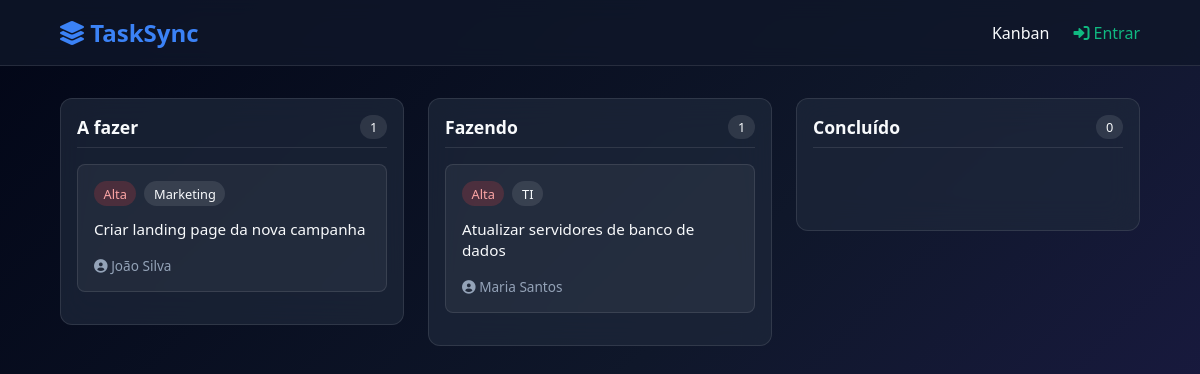
The page / on the database its author committed.
### tables this page shows
CREATE TABLE tarefas (
    id INT AUTO_INCREMENT PRIMARY KEY,
    usuario_id INT NOT NULL,
    descricao TEXT NOT NULL,
    setor VARCHAR(50) NOT NULL,
    prioridade ENUM('baixa', 'média', 'alta') NOT NULL,
    data_cadastro DATETIME DEFAULT CURRENT_TIMESTAMP,
    status ENUM('a fazer', 'fazendo', 'concluído') DEFAULT 'a fazer',
    FOREIGN KEY (usuario_id) REFERENCES usuarios(id) ON DELETE CASCADE
);

CREATE TABLE usuarios (
    id INT AUTO_INCREMENT PRIMARY KEY,
    nome VARCHAR(100) NOT NULL,
    email VARCHAR(100) NOT NULL UNIQUE,
    senha VARCHAR(255) NOT NULL,
    perfil ENUM('admin', 'comum') DEFAULT 'comum',
    data_cadastro DATETIME DEFAULT CURRENT_TIMESTAMP
);

### index.php (the view, shortened to what this page needs)
<?php
require 'config.php';
$isLoggedIn = isset($_SESSION['usuario_id']);
$userId = $isLoggedIn ? $_SESSION['usuario_id'] : null;
$isAdmin = $isLoggedIn && ($_SESSION['usuario_perfil'] === 'admin');
$stmt = $pdo->query("
    SELECT t.*, u.nome as usuario_nome
    FROM tarefas t
    JOIN usuarios u ON t.usuario_id = u.id
    ORDER BY t.prioridade DESC, t.data_cadastro DESC
");
$tarefas = $stmt->fetchAll(PDO::FETCH_ASSOC);
$colunas = ['a fazer' => [], 'fazendo' => [], 'concluído' => []];
foreach ($tarefas as $t) {
    if(isset($colunas[$t['status']])) {
        $colunas[$t['status']][] = $t;
    }
}
?>
<!DOCTYPE html>
<html lang="pt-BR">
<head>
    <link rel="stylesheet" href="css/style.css">
    <link href="https://cdnjs.cloudflare.com/ajax/libs/font-awesome/6.0.0/css/all.min.css" rel="stylesheet">
</head>
<body>
    <nav class="glass-nav">
        <div class="logo"><i class="fas fa-layer-group"></i> TaskSync</div>
        <ul>
            <li><a href="index.php" class="active">Kanban</a></li>
            <?php if ($isLoggedIn): ?>
                <?php if ($isAdmin): ?>
                <li><a href="usuarios.php">Usuários</a></li>
                <?php endif; ?>
                <li><a href="tarefas.php">Tarefas</a></li>
                <li><a href="logout.php" style="color: #ef4444;"><i class="fas fa-sign-out-alt"></i> Sair</a></li>
            <?php else: ?>
                <li><a href="login.php" style="color: #10b981;"><i class="fas fa-sign-in-alt"></i> Entrar</a></li>
            <?php endif; ?>
        </ul>
    </nav>
    <main class="board-container">
        <?php foreach (['a fazer', 'fazendo', 'concluído'] as $status): ?>
            <div class="column glass" ondragover="allowDrop(event)" ondrop="drop(event, '<?= $status ?>')">
                <div class="column-header">
                    <h2><?= ucfirst($status) ?></h2>
                    <span class="badge"><?= count($colunas[$status]) ?></span>
                </div>
                <div class="cards-list" id="lista-<?= str_replace(' ', '', $status) ?>">
                    <?php foreach ($colunas[$status] as $tarefa): ?>
                        <?php
                        $podeEditar = $isLoggedIn && ($isAdmin || $userId == $tarefa['usuario_id']);
                        ?>
                        <div class="card glass-card <?= $podeEditar ? '' : 'disabled-drag' ?>" <?= $podeEditar ? 'draggable="true" ondragstart="drag(event, ' . $tarefa['id'] . ')"' : '' ?> id="task-<?= $tarefa['id'] ?>">
                            <div class="card-badges">
                                <span class="badge prioridade-<?= $tarefa['prioridade'] ?>"><?= ucfirst($tarefa['prioridade']) ?></span>
                                <span class="badge setor"><?= htmlspecialchars($tarefa['setor']) ?></span>
                            </div>
                            <p class="descricao"><?= htmlspecialchars($tarefa['descricao']) ?></p>
                            <div class="card-footer">
                                <div class="user-info">
                                    <i class="fas fa-user-circle"></i> <?= htmlspecialchars($tarefa['usuario_nome']) ?>
                                </div>
                            </div>
                        </div>
                    <?php endforeach; ?>
                </div>
            </div>
        <?php endforeach; ?>
    </main>
</body>
</html>

### css/style.css (style rules this page uses)
:root { --bg-color: #0f172a; --glass-bg: rgba(30, 41, 59, 0.7); --glass-border: rgba(255, 255, 255, 0.1); --text-main: #f8fafc; --text-muted: #94a3b8; --accent: #3b82f6; --accent-hover: #2563eb; --prio-alta: #ef4444; --prio-media: #f59e0b; --prio-baixa: #10b981; }
* { box-sizing: border-box; margin: 0; padding: 0; }
body { background: linear-gradient(135deg, #020617, #0f172a, #1e1b4b); color: var(--text-main); font-family: 'Segoe UI', system-ui, sans-serif; min-height: 100vh; }
.glass { background: var(--glass-bg); backdrop-filter: blur(16px); -webkit-backdrop-filter: blur(16px); border: 1px solid var(--glass-border); border-radius: 12px; }
.glass-nav { display: flex; justify-content: space-between; align-items: center; padding: 1rem 5%; background: rgba(15, 23, 42, 0.8); backdrop-filter: blur(10px); border-bottom: 1px solid var(--glass-border); position: sticky; top: 0; z-index: 100; }
.glass-nav .logo { font-size: 1.5rem; font-weight: bold; color: var(--accent); }
.glass-nav ul { list-style: none; display: flex; gap: 1.5rem; }
.glass-nav a { color: var(--text-muted); text-decoration: none; font-weight: 500; transition: 0.3s; }
.glass-nav a:hover, .glass-nav a.active { color: var(--text-main); }
.board-container { display: flex; gap: 1.5rem; padding: 2rem 5%; overflow-x: auto; height: calc(100vh - 80px); align-items: flex-start; }
.column { min-width: 320px; flex: 1; padding: 1rem; display: flex; flex-direction: column; max-height: 100%; }
.column-header { display: flex; justify-content: space-between; align-items: center; margin-bottom: 1rem; padding-bottom: 0.5rem; border-bottom: 1px solid var(--glass-border); }
.column-header h2 { font-size: 1.1rem; font-weight: 600; }
.badge { background: rgba(255,255,255,0.1); padding: 0.2rem 0.6rem; border-radius: 20px; font-size: 0.8rem; }
.cards-list { flex: 1; overflow-y: auto; min-height: 50px; }
.glass-card { background: rgba(255, 255, 255, 0.05); border: 1px solid var(--glass-border); border-radius: 8px; padding: 1rem; margin-bottom: 1rem; cursor: grab; transition: transform 0.2s; }
.card-badges { display: flex; gap: 0.5rem; margin-bottom: 0.8rem; }
.prioridade-alta { background: rgba(239, 68, 68, 0.2); color: #fca5a5; }
.descricao { font-size: 0.95rem; margin-bottom: 1rem; line-height: 1.4; }
.card-footer { display: flex; justify-content: space-between; align-items: center; font-size: 0.85rem; color: var(--text-muted); }

### rows shown on the page
tarefas: prioridade "Alta", setor "Marketing", descricao "Criar landing page da nova campanha", usuario.nome "João Silva"
tarefas: prioridade "Alta", setor "TI", descricao "Atualizar servidores de banco de dados", usuario.nome "Maria Santos"

### other values the page prints
$status "A fazer"
count($colunas[$status]) "1"
$status "Fazendo"
$status "Concluído"
count($colunas[$status]) "0"
